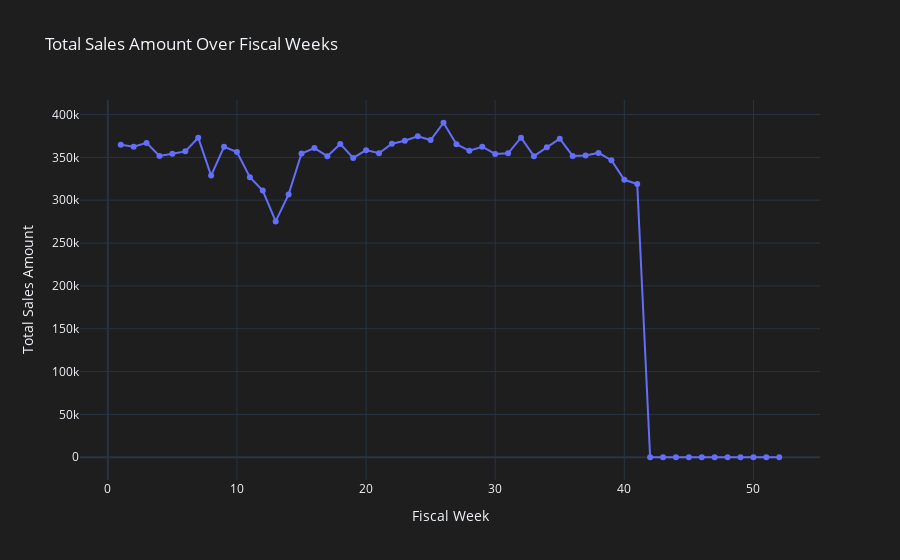

This figure's notebook cell:
### Code cell
# Time series plot for total_sales_amount vs fiscal week
fig1 = go.Figure()
fig1.add_trace(go.Scatter(x=sales_summary['Fiscal Week'], 
                          y=sales_summary['total_sales_amount'], 
                          mode='lines+markers',
                          name='Total Sales Amount'))
# Dark mode layout
fig1.update_layout(
    title='Total Sales Amount Over Fiscal Weeks',
    xaxis_title='Fiscal Week',
    yaxis_title='Total Sales Amount',
    template='plotly_dark',
    plot_bgcolor='#1e1e1e',  
    paper_bgcolor='#1e1e1e' )
fig1.show()

### Figure 1 — Plotly figure (JSON) as saved in the notebook; plotly's stock layout.template omitted (floating-point values rounded to 4 significant figures)
{"data": [{"mode": "lines+markers", "name": "Total Sales Amount", "type": "scatter", "x": [1, 2, 3, 4, 5, 6, 7, 8, 9, 10, 11, 12, 13, 14, 15, 16, 17, 18, 19, 20, 21, 22, 23, 24, 25, 26, 27, 28, 29, 30, 31, 32, 33, 34, 35, 36, 37, 38, 39, 40, 41, 42, 43, 44, 45, 46, 47, 48, 49, 50, 51, 52], "y": [364790, 362419, 366926, 351712, 354224, 357031, 372904, 328777, 362335, 356186, 326938, 311249, 275271, 306786, 354497, 360894, 351462, 365709, 349392, 358455, 354777, 365863, 369490, 374676, 370257, 390429, 365451, 357697, 362415, 354003, 354745, 373025, 351473, 361773, 371799, 351720, 352243, 355238, 346716, 323842, 318922, 0, 0, 0, 0, 0, 0, 0, 0, 0, 0, 0]}], "layout": {"paper_bgcolor": "#1e1e1e", "plot_bgcolor": "#1e1e1e", "title": {"text": "Total Sales Amount Over Fiscal Weeks"}, "xaxis": {"title": {"text": "Fiscal Week"}}, "yaxis": {"title": {"text": "Total Sales Amount"}}}}
